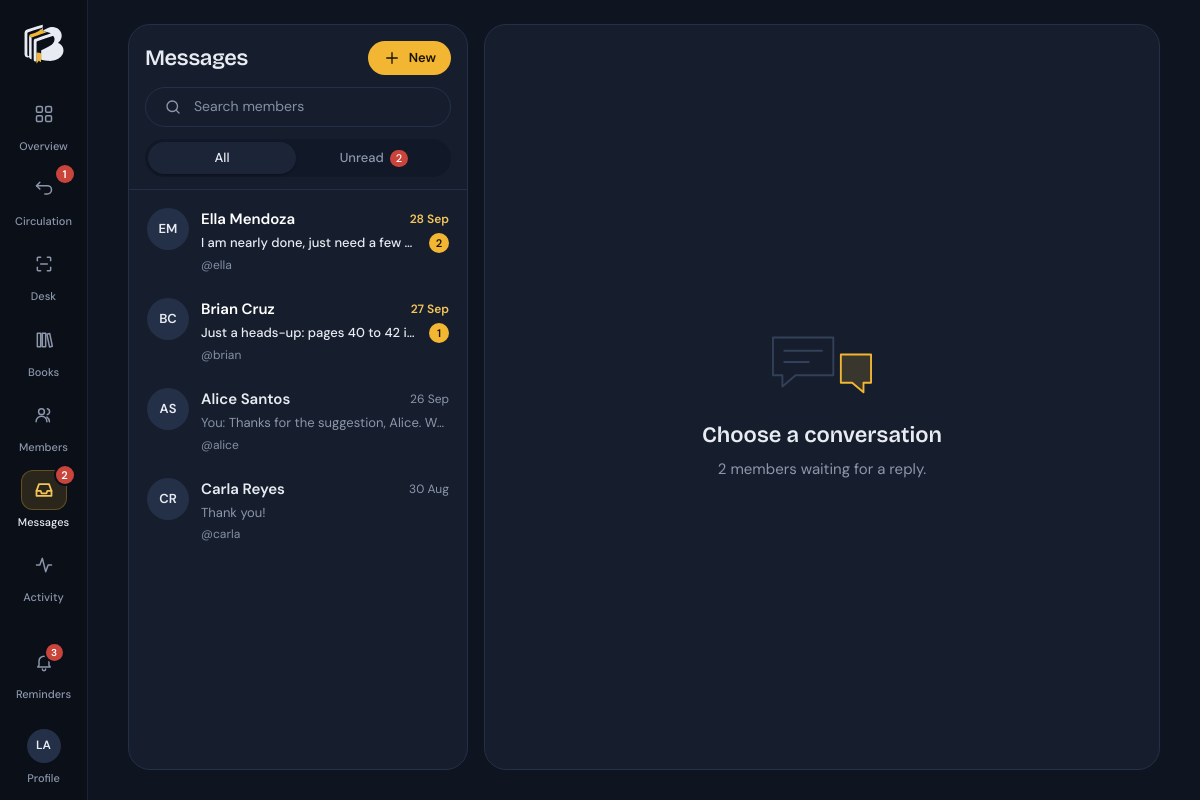
Page /admin/messages.php (signed in) on the committed database.
### tables this page shows
CREATE TABLE users (
  id            INT UNSIGNED AUTO_INCREMENT PRIMARY KEY,
  name          VARCHAR(120) NOT NULL,
  username      VARCHAR(60)  NOT NULL UNIQUE,
  email         VARCHAR(160) NULL,
  phone         VARCHAR(40)  NULL,
  password_hash VARCHAR(255) NOT NULL,
  role          ENUM('admin','member') NOT NULL DEFAULT 'member',
  is_active     TINYINT(1)   NOT NULL DEFAULT 1,
  last_login_at DATETIME     NULL,
  created_at    DATETIME     NOT NULL DEFAULT CURRENT_TIMESTAMP,
  INDEX idx_users_role (role)
);

### includes/db.php (called while the page is built, shortened)
<?php
function db(): PDO
{
    static $pdo = null;
    if ($pdo) return $pdo;
    $c = config('db');
    try {
        if ($c['driver'] === 'sqlite') {
            $pdo = new PDO('sqlite:' . $c['sqlite_path']);
            $pdo->exec('PRAGMA foreign_keys = ON');
        } else {
            $dsn = sprintf('mysql:host=%s;port=%d;dbname=%s;charset=utf8mb4', $c['host'], $c['port'], $c['name']);
            $pdo = new PDO($dsn, $c['user'], $c['pass']);
            $pdo->exec("SET time_zone = '" . date('P') . "'");
        }
    } catch (PDOException $e) {
        http_response_code(500);
        $hint = config('debug')
            ? htmlspecialchars($e->getMessage())
            : 'Please try again later.';
        exit('<!doctype html><meta charset="utf-8"><title>Database unavailable</title>'
            . '<body style="margin:0;background:#0E1420;color:#E8ECF2;font-family:system-ui,sans-serif">'
            . '<div style="max-width:560px;margin:15vh auto;padding:0 24px;line-height:1.55">'
            . '<h1 style="font-weight:600">Can\'t reach the database</h1>'
            . '<p>BookTrack could not connect to MySQL. Make sure MySQL is running in XAMPP, then open '
            . '<a style="color:#F5C55A" href="' . htmlspecialchars(url('setup.php')) . '">setup.php</a> to create the database '
            . '(or import <code>database/booktrack.sql</code> in phpMyAdmin).</p>'
            . '<pre style="white-space:pre-wrap;background:#161E2D;border:1px solid #243047;padding:12px;border-radius:10px;color:#B4BDCC">' . $hint . '</pre></div></body>');
    }
    $pdo->setAttribute(PDO::ATTR_ERRMODE, PDO::ERRMODE_EXCEPTION);
    $pdo->setAttribute(PDO::ATTR_DEFAULT_FETCH_MODE, PDO::FETCH_ASSOC);
    $pdo->setAttribute(PDO::ATTR_EMULATE_PREPARES, false);
    return $pdo;
}
function q(string $sql, array $params = []): PDOStatement
{
    $stmt = db()->prepare($sql);
    $stmt->execute($params);
    return $stmt;
}
function q_all(string $sql, array $params = []): array
{
    return q($sql, $params)->fetchAll();
}
function q_one(string $sql, array $params = []): ?array
{
    $row = q($sql, $params)->fetch();
    return $row === false ? null : $row;
}
function q_val(string $sql, array $params = [])
{
    $v = q($sql, $params)->fetchColumn();
    return $v === false ? null : $v;
}

### includes/auth.php (called while the page is built, shortened)
<?php
function current_user(bool $refresh = false): ?array
{
    static $cache = [];
    $id = $_SESSION['user_id'] ?? null;
    if ($refresh || !array_key_exists($id, $cache)) {
        $cache[$id] = q_one('SELECT id, name, username, email, phone, role, is_active, created_at FROM users WHERE id = ?', [$id]);
    }
    $user = $cache[$id];
    return $user;
}
function home_for(array $user): string
{
    return $user['role'] === 'admin' ? 'admin/index.php' : 'discover.php';
}
function require_login(): array
{
    $user = current_user();
    return $user;
}
function require_role(string $role): array
{
    $user = require_login();
    return $user;
}

### includes/chat.php (called while the page is built, shortened)
<?php
function chat_ensure_schema(): void
{
    static $done = false;
    if ($done) return;
    $done = true;
    try {
        db()->query('SELECT 1 FROM chat_messages LIMIT 1');
        return;
    } catch (PDOException $e) {
    }
}
function chat_unread_conversations(): int
{
    return (int)q_val("SELECT COUNT(DISTINCT member_id) FROM chat_messages WHERE sender = 'member' AND read_at IS NULL");
}
function chat_conversations(string $search = '', bool $unreadOnly = false): array
{
    chat_ensure_schema();
    $where = [];
    $params = [];
    $sql = "SELECT u.id, u.name, u.username, u.is_active, m.body, m.sender, m.created_at, COALESCE(un.n, 0) AS unread
            FROM users u
            JOIN (SELECT member_id, MAX(id) AS last_id FROM chat_messages GROUP BY member_id) lm ON lm.member_id = u.id
            JOIN chat_messages m ON m.id = lm.last_id
            LEFT JOIN (SELECT member_id, COUNT(*) AS n FROM chat_messages WHERE sender = 'member' AND read_at IS NULL GROUP BY member_id) un ON un.member_id = u.id"
        . ($where ? ' WHERE ' . implode(' AND ', $where) : '')
        . ' ORDER BY m.id DESC';
    return q_all($sql, $params);
}
function chat_short_time(string $datetime): string
{
    $d = substr($datetime, 0, 10);
    return fmt_date($datetime, 'j M');
}

### includes/bootstrap.php (called while the page is built, shortened)
<?php
function config(string $key, $default = null)
{
    $value = $GLOBALS['__config'];
    foreach (explode('.', $key) as $part) {
        $value = $value[$part];
    }
    return $value;
}
require_once __DIR__ . '/db.php';
require_once __DIR__ . '/helpers.php';
require_once __DIR__ . '/auth.php';
require_once __DIR__ . '/library.php';
require_once __DIR__ . '/chat.php';
require_once __DIR__ . '/holds.php';

### includes/library.php (called while the page is built, shortened)
<?php
function reminders_for(array $user): array
{
    $items = [];
    if ($user['role'] === 'admin') {
        $requests = q_all("SELECT l.id, b.title, u.name FROM loans l JOIN books b ON b.id = l.book_id JOIN users u ON u.id = l.user_id
                           WHERE l.status = 'return_requested' ORDER BY l.id DESC LIMIT 5");
        foreach ($requests as $r) {
            $items[] = ['tone' => 'info', 'icon' => 'swap', 'title' => 'Ready to check in',
                'text' => $r['name'] . ' is returning “' . $r['title'] . '”', 'url' => url('admin/loans.php', ['tab' => 'requests'])];
        }
        $overdue = (int)q_val("SELECT COUNT(*) FROM loans WHERE status = 'borrowed' AND due_at < ?", [today()]);
        if ($overdue) $items[] = ['tone' => 'late', 'icon' => 'clock', 'title' => plural($overdue, 'overdue book'),
            'text' => 'Follow up with the members who have them', 'url' => url('admin/loans.php', ['tab' => 'overdue'])];
        $waiting = chat_unread_conversations();
        if ($waiting) $items[] = ['tone' => 'info', 'icon' => 'message', 'title' => plural($waiting, 'member') . ' waiting for a reply',
            'text' => 'Open the inbox to answer', 'url' => url('admin/messages.php')];
        return $items;
    }
    return $items;
}

### includes/holds.php (called while the page is built, shortened)
<?php
function holds_ensure_schema(): void
{
    $done = true;
    try {
        return;
    } catch (PDOException $e) {
    }
}

### admin/messages.php (the view, shortened to what this page needs)
<?php
require __DIR__ . '/../includes/bootstrap.php';
$user = require_role('admin');
$search = input('q');
$filter = input('filter') === 'unread' ? 'unread' : 'all';
$selectedId = input_int('member');
$member = $selectedId
    ? q_one("SELECT id, name, username, email, phone, is_active, created_at FROM users WHERE id = ? AND role = 'member'", [$selectedId])
    : null;
$conversations = chat_conversations($search, $filter === 'unread');
$unreadTotal = chat_unread_conversations();
$active = 'messages';
$bodyClass = 'page-chat';
require __DIR__ . '/../includes/partials/header.php';
$listUrl = fn(array $extra = []) => url('admin/messages.php', array_filter($extra + ['q' => $search, 'filter' => $filter === 'unread' ? 'unread' : '']));
?>
<div class="inbox <?= $member ? 'has-open' : '' ?>">
  <aside class="inbox__list" aria-label="Conversations">
    <div class="inbox__top">
      <div class="row" style="justify-content:space-between">
        <h2>Messages</h2>
        <button class="btn btn--sm" type="button" data-open="new-chat"><?= icon('plus') ?> New</button>
      </div>
      <form method="get" class="search search--sm" role="search">
        <?= icon('search') ?>
        <input id="conv-q" type="search" name="q" autocomplete="off" spellcheck="false" value="<?= e($search) ?>" placeholder="Search members" data-filter-list="#conv-list">
      </form>
      <nav class="seg" aria-label="Filter conversations">
        <a href="<?= e(url('admin/messages.php', array_filter(['q' => $search]))) ?>" <?= $filter === 'all' ? 'aria-current="page"' : '' ?>>All</a>
        <a href="<?= e(url('admin/messages.php', array_filter(['q' => $search, 'filter' => 'unread']))) ?>" <?= $filter === 'unread' ? 'aria-current="page"' : '' ?>>Unread<?php if ($unreadTotal): ?> <span class="count"><?= $unreadTotal ?></span><?php endif; ?></a>
      </nav>
    </div>
    <?php if ($conversations): ?>
      <ul class="conv-list" id="conv-list">
        <?php foreach ($conversations as $c): $open = $member && (int)$member['id'] === (int)$c['id']; ?>
          <li data-filter-text="<?= e(mb_strtolower($c['name'] . ' ' . $c['username'])) ?>">
            <a class="conv <?= (int)$c['unread'] ? 'is-unread' : '' ?>" href="<?= e($listUrl(['member' => $c['id']])) ?>" <?= $open ? 'aria-current="true"' : '' ?>>
              <span class="avatar"><?= e(initials($c['name'])) ?></span>
              <span class="conv__body">
                <span class="conv__row">
                  <span class="conv__name"><?= e($c['name']) ?></span>
                  <time class="conv__time" datetime="<?= e(date('c', strtotime($c['created_at']))) ?>"><?= e(chat_short_time($c['created_at'])) ?></time>
                </span>
                <span class="conv__row">
                  <span class="conv__preview"><?= $c['sender'] === 'library' ? '<span class="conv__you">You: </span>' : '' ?><?= e(mb_strimwidth(preg_replace('/\s+/', ' ', $c['body']), 0, 90, '…')) ?></span>
                  <?php if ((int)$c['unread']): ?><span class="conv__badge" aria-label="<?= (int)$c['unread'] ?> unread"><?= (int)$c['unread'] ?></span><?php endif; ?>
                </span>
                <span class="conv__user">@<?= e($c['username']) ?><?= (int)$c['is_active'] ? '' : ', deactivated' ?></span>
              </span>
            </a>
          </li>
        <?php endforeach; ?>
      </ul>
    <?php endif; ?>
  </aside>
  <div class="inbox__chat">
    <?php if ($member):
        $mine = 'library';
        $memberId = (int)$member['id'];
        $backUrl = $listUrl();
        $badges = [];
        if ($overdueCount) $badges[] = '<span class="badge badge--danger">' . $overdueCount . ' overdue</span>';
        if ($loanCount) $badges[] = '<span class="badge badge--info">' . plural($loanCount, 'book') . ' on loan</span>';
        if (!(int)$member['is_active']) $badges[] = '<span class="badge badge--muted">Deactivated</span>';
        $chatHead = '<span class="chat__avatar avatar">' . e(initials($member['name'])) . '</span>'
            . '<div class="chat__who"><strong>' . e($member['name']) . '</strong>'
            . '<span>@' . e($member['username']) . ($member['email'] ? ', ' . e($member['email']) : '') . '</span></div>'
            . '<div class="chat__badges">' . implode('', $badges) . '</div>'
            . '<a class="btn btn--ghost btn--sm chat__action" href="' . e(url('admin/loans.php', ['q' => $member['username'], 'tab' => 'active'])) . '">' . icon('swap') . ' Loans</a>';
        $emptyHint = 'No messages with ' . $member['name'] . ' yet. Write the first one below.';
        $quick = [
            'Your book is ready to pick up at the desk.',
            'Thanks for letting us know. We\'ll look into it.',
            'Friendly reminder: your book is overdue. Please return it soon.',
        ];
        include __DIR__ . '/../includes/partials/chat_view.php';
    else: ?>
      <div class="chat chat--placeholder">
        <div class="empty">
          <?= empty_art('chat') ?>
          <h3>Choose a conversation</h3>
          <p><?= $unreadTotal ? plural($unreadTotal, 'member') . ' waiting for a reply.' : 'Pick a member on the left, or start a new conversation.' ?></p>
        </div>
      </div>
    <?php endif; ?>
  </div>
</div>
<?php require __DIR__ . '/../includes/partials/footer.php'; ?>

### includes/partials/header.php (shortened to what this page needs)
<?php
$user = current_user();
$active = $active ?? '';
$isAdmin = $user && $user['role'] === 'admin';
if ($user && !$isAdmin) {
    $navCounts = [
        'loans'    => (int)q_val("SELECT COUNT(*) FROM loans WHERE user_id = ? AND status = 'borrowed' AND due_at <= ?",
                        [(int)$user['id'], date('Y-m-d', strtotime('+' . (int)config('library.due_soon_days') . ' days'))])
                      + ready_hold_count((int)$user['id']),
        'messages' => unread_replies((int)$user['id']),
    ];
    $nav = [
        ['discover.php', 'discover', 'compass', 'Discover'],
        ['loans.php', 'loans', 'book', 'My loans', $navCounts['loans']],
        ['favorites.php', 'favorites', 'heart', 'Favorites'],
        ['messages.php', 'messages', 'message', 'Messages', $navCounts['messages']],
    ];
} elseif ($isAdmin) {
    $navCounts = [
        'returns'  => (int)q_val("SELECT COUNT(*) FROM loans WHERE status = 'return_requested'"),
        'messages' => chat_unread_conversations(),
    ];
    $nav = [
        ['admin/index.php', 'overview', 'grid', 'Overview'],
        [$navCounts['returns'] ? 'admin/loans.php?tab=requests' : 'admin/loans.php', 'loans', 'swap', 'Circulation', $navCounts['returns']],
        ['admin/desk.php', 'desk', 'scan', 'Desk'],
        ['admin/books.php', 'books', 'books', 'Books'],
        ['admin/members.php', 'members', 'users', 'Members'],
        ['admin/messages.php', 'messages', 'inbox', 'Messages', $navCounts['messages']],
        ['admin/activity.php', 'activity', 'activity', 'Activity'],
    ];
}
$theme = ($_COOKIE['bt_theme'] ?? '') === 'light' ? 'light' : 'dark';
$reminders = $user ? reminders_for($user) : [];
?><!doctype html>
<html lang="en" data-theme="<?= $theme ?>">
<head>
  <link rel="stylesheet" href="<?= e(asset('css/app.css')) ?>">
</head>
<body class="<?= e($bodyClass ?? '') ?>"<?= $user ? ' data-search-api="' . e(url('api/search.php')) . '"' : '' ?>>
<?php if ($user):
    $home = url(home_for($user));
?>
<div class="app" id="app">
  <aside class="sidebar" id="sidebar" aria-label="Sidebar">
    <a class="brand" href="<?= e($home) ?>" aria-label="BookTrack home">
      <?= logo_mark() ?>
    </a>
    <nav class="nav" aria-label="Main">
      <?php foreach ($nav as $item): ?>
        <a href="<?= e(url($item[0])) ?>" <?= $active === $item[1] ? 'aria-current="page"' : '' ?>>
          <span class="nav__icon"><?= icon($item[2]) ?></span>
          <span class="nav__label"><?= e($item[3]) ?></span>
          <?php if (!empty($item[4])): ?><span class="count" aria-label="<?= (int)$item[4] ?> <?= $item[1] === 'messages' ? 'new' : 'need attention' ?>"><?= (int)$item[4] ?></span><?php endif; ?>
        </a>
      <?php endforeach; ?>
    </nav>
    <div class="rail-user">
      <button class="rail-bell" type="button" popovertarget="reminders" aria-label="Reminders<?= $reminders ? ', ' . count($reminders) . ' new' : '' ?>">
        <span class="nav__icon"><?= icon('bell') ?><?php if ($reminders): ?><span class="count"><?= count($reminders) > 9 ? '9+' : count($reminders) ?></span><?php endif; ?></span>
        <span class="nav__label">Reminders</span>
      </button>
      <a class="rail-account" href="<?= e(url('profile.php')) ?>" <?= $active === 'profile' ? 'aria-current="page"' : '' ?> title="<?= e($user['name']) ?>">
        <span class="nav__icon"><span class="avatar"><?= e(initials($user['name'])) ?></span></span>
        <span class="nav__label">Profile</span>
      </a>
    </div>
  </aside>
  <div class="shell">
    <main class="main" id="main">
<?php endif; ?>

### rows in the picture
users: name "LA"
users: name "EM", name "Ella Mendoza", created_at "28 Sep", body "I am nearly done, just need a few…", unread "2", username "ella"
users: name "BC", name "Brian Cruz", created_at "27 Sep", body "Just a heads-up: pages 40 to 42 i…", unread "1", username "brian"
users: name "AS", name "Alice Santos", created_at "26 Sep", shows "You:", body "Thanks for the suggestion, Alice. W…", username "alice"
users: name "CR", name "Carla Reyes", created_at "30 Aug", body "Thank you!", username "carla"

### other values in the picture
$item[3] "Overview"
$item[3] "Circulation"
$item[4] "1"
$item[3] "Desk"
$item[3] "Books"
$item[3] "Members"
$item[3] "Messages"
$item[4] "2"
$item[3] "Activity"
count($reminders) "3"
$unreadTotal "2"
plural($unreadTotal, 'member') "2 members"
